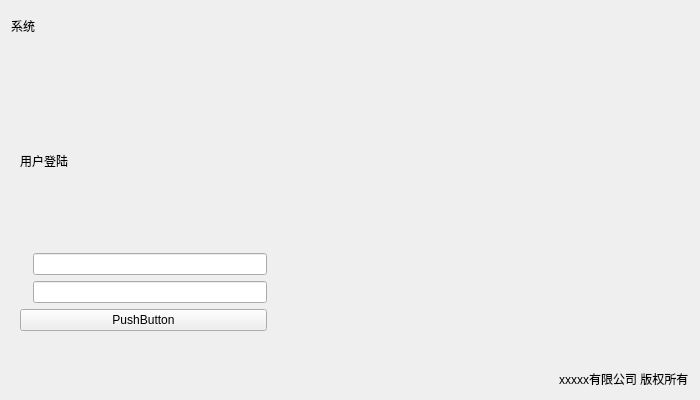
<?xml version="1.0" encoding="UTF-8"?>
<ui version="4.0">
 <class>LoginWidget</class>
 <widget class="QWidget" name="LoginWidget">
  <property name="geometry">
   <rect>
    <x>0</x>
    <y>0</y>
    <width>700</width>
    <height>400</height>
   </rect>
  </property>
  <property name="minimumSize">
   <size>
    <width>700</width>
    <height>400</height>
   </size>
  </property>
  <property name="maximumSize">
   <size>
    <width>700</width>
    <height>400</height>
   </size>
  </property>
  <property name="windowTitle">
   <string>Form</string>
  </property>
  <layout class="QVBoxLayout" name="verticalLayout">
   <item>
    <layout class="QHBoxLayout" name="horizontalLayoutTop">
     <property name="spacing">
      <number>0</number>
     </property>
     <property name="topMargin">
      <number>5</number>
     </property>
     <item>
      <widget class="QLabel" name="nameLabel">
       <property name="maximumSize">
        <size>
         <width>16777215</width>
         <height>100</height>
        </size>
       </property>
       <property name="text">
        <string>系统</string>
       </property>
      </widget>
     </item>
     <item>
      <spacer name="horizontalSpacer">
       <property name="orientation">
        <enum>Qt::Horizontal</enum>
       </property>
       <property name="sizeHint" stdset="0">
        <size>
         <width>40</width>
         <height>20</height>
        </size>
       </property>
      </spacer>
     </item>
    </layout>
   </item>
   <item>
    <spacer name="verticalSpacer">
     <property name="orientation">
      <enum>Qt::Vertical</enum>
     </property>
     <property name="sizeHint" stdset="0">
      <size>
       <width>20</width>
       <height>94</height>
      </size>
     </property>
    </spacer>
   </item>
   <item>
    <layout class="QHBoxLayout" name="horizontalLayoutCenter">
     <item>
      <widget class="QWidget" name="UserLoginWidget" native="true">
       <property name="minimumSize">
        <size>
         <width>265</width>
         <height>275</height>
        </size>
       </property>
       <property name="maximumSize">
        <size>
         <width>265</width>
         <height>275</height>
        </size>
       </property>
       <layout class="QVBoxLayout" name="verticalLayout_2">
        <item>
         <widget class="QLabel" name="loginLabel">
          <property name="text">
           <string>用户登陆</string>
          </property>
         </widget>
        </item>
        <item>
         <layout class="QHBoxLayout" name="horizontalLayout">
          <property name="spacing">
           <number>6</number>
          </property>
          <item>
           <widget class="QLabel" name="userLabel">
            <property name="text">
             <string/>
            </property>
           </widget>
          </item>
          <item>
           <widget class="QLineEdit" name="userLineEdit"/>
          </item>
         </layout>
        </item>
        <item>
         <layout class="QHBoxLayout" name="horizontalLayout_2">
          <item>
           <widget class="QLabel" name="passwordLabel">
            <property name="text">
             <string/>
            </property>
           </widget>
          </item>
          <item>
           <widget class="QLineEdit" name="passwordLineEdit"/>
          </item>
         </layout>
        </item>
        <item>
         <widget class="QPushButton" name="loginButton">
          <property name="text">
           <string>PushButton</string>
          </property>
         </widget>
        </item>
       </layout>
      </widget>
     </item>
     <item>
      <spacer name="horizontalSpacer_3">
       <property name="orientation">
        <enum>Qt::Horizontal</enum>
       </property>
       <property name="sizeHint" stdset="0">
        <size>
         <width>348</width>
         <height>20</height>
        </size>
       </property>
      </spacer>
     </item>
    </layout>
   </item>
   <item>
    <spacer name="verticalSpacer_2">
     <property name="orientation">
      <enum>Qt::Vertical</enum>
     </property>
     <property name="sizeHint" stdset="0">
      <size>
       <width>20</width>
       <height>94</height>
      </size>
     </property>
    </spacer>
   </item>
   <item>
    <layout class="QHBoxLayout" name="horizontalLayoutBottom">
     <item>
      <widget class="QLabel" name="logoLabel">
       <property name="text">
        <string/>
       </property>
      </widget>
     </item>
     <item>
      <spacer name="horizontalSpacer_2">
       <property name="orientation">
        <enum>Qt::Horizontal</enum>
       </property>
       <property name="sizeHint" stdset="0">
        <size>
         <width>40</width>
         <height>20</height>
        </size>
       </property>
      </spacer>
     </item>
     <item>
      <widget class="QLabel" name="companyLabel">
       <property name="text">
        <string>xxxxx有限公司 版权所有</string>
       </property>
      </widget>
     </item>
    </layout>
   </item>
  </layout>
 </widget>
 <resources/>
 <connections/>
</ui>
